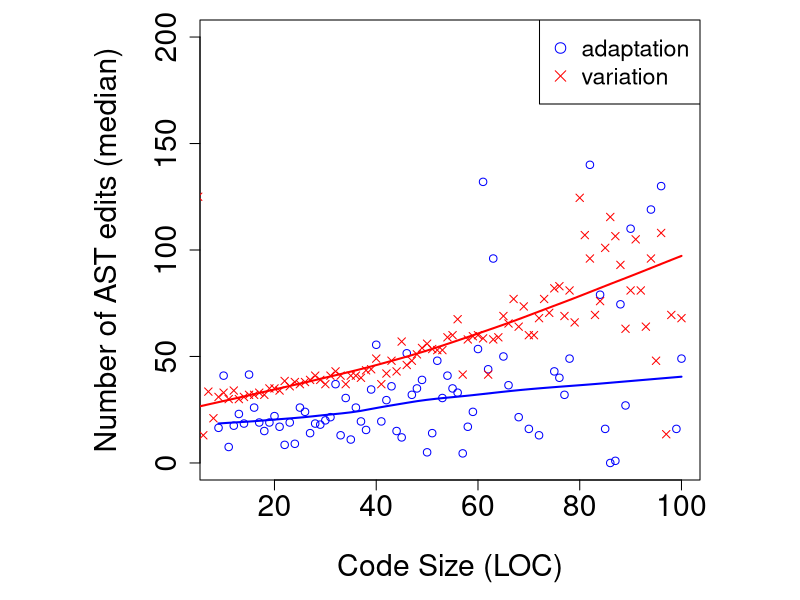

Write the R code that produced this figure.
# change the path to the absolute path if the log file is not found
data1 <- read.csv(
  file="./log/correlation_ast_edit(adaptation).csv",
  header=FALSE, sep=",")
data2 <- read.csv(
  file="./log/correlation_ast_edit(variation).csv", 
  header=FALSE, sep=",")

# based on the distribution, trucate at the LOC of 100 to avoid sparse data
data_by_size_explicit <- data1[data1$V1<=100,]
data_by_size_potential <- data2[data2$V1<=100,]

# group the data by LOC and compute the median of AST edits in each LOC group
size_edit_explicit <- aggregate(data_by_size_explicit[, 4], list(data_by_size_explicit$V1), median)
size_edit_potential <- aggregate(data_by_size_potential[, 4], list(data_by_size_potential$V1), median)

size_explicit <- size_edit_explicit$Group.1
edit_explicit <- size_edit_explicit$x
size_potential <- size_edit_potential$Group.1
edit_potential <- size_edit_potential$x

par(mgp=c(4,1,0))
par(mar=c(6, 10, 1, 5))
plot(size_explicit, edit_explicit, xlab="Code Size (LOC)", 
     ylab="Number of AST edits (median)", col=c("blue"), cex.lab=1.8, cex.axis=1.8, pch = 1, ylim=c(0,200))
points(size_potential, edit_potential, col="red", pch = 4)
lines(loess.smooth(size_explicit,edit_explicit), col="blue", lwd=2)
lines(loess.smooth(size_potential,edit_potential), col="red", lwd=2)
legend("topright", legend = c("adaptation", "variation"), 
       col=c("blue", "red"), lty=NULL, cex=1.4, pch=c(1,4))
